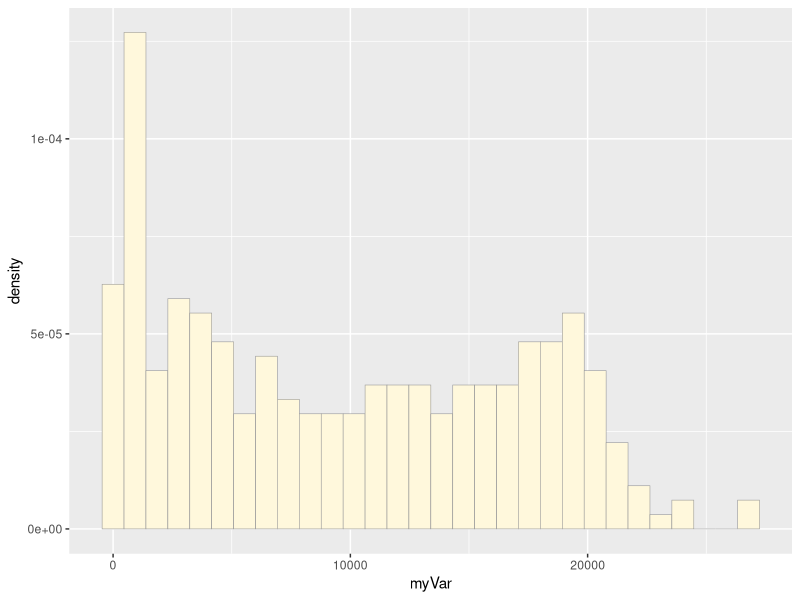
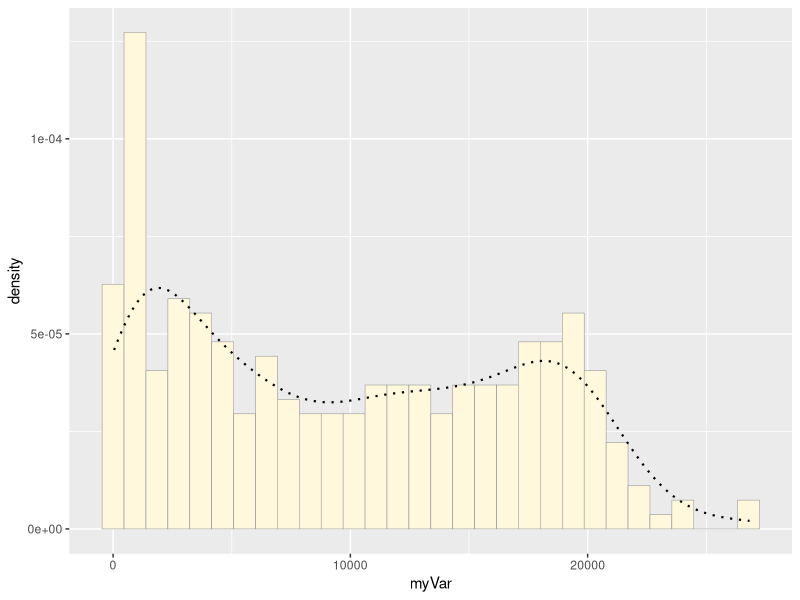
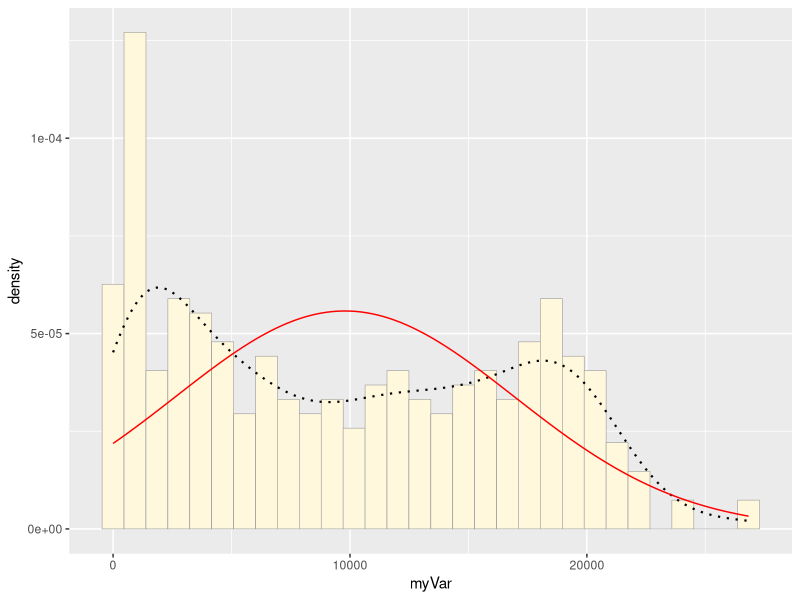
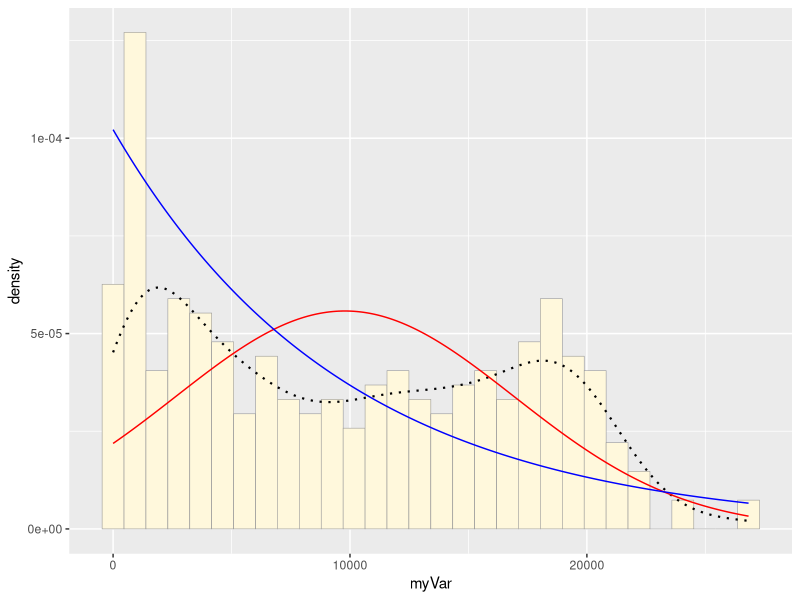
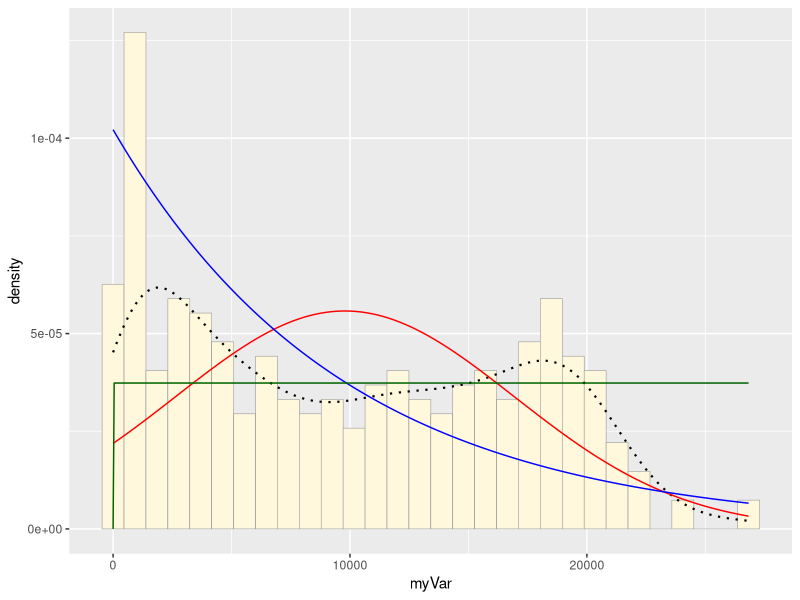
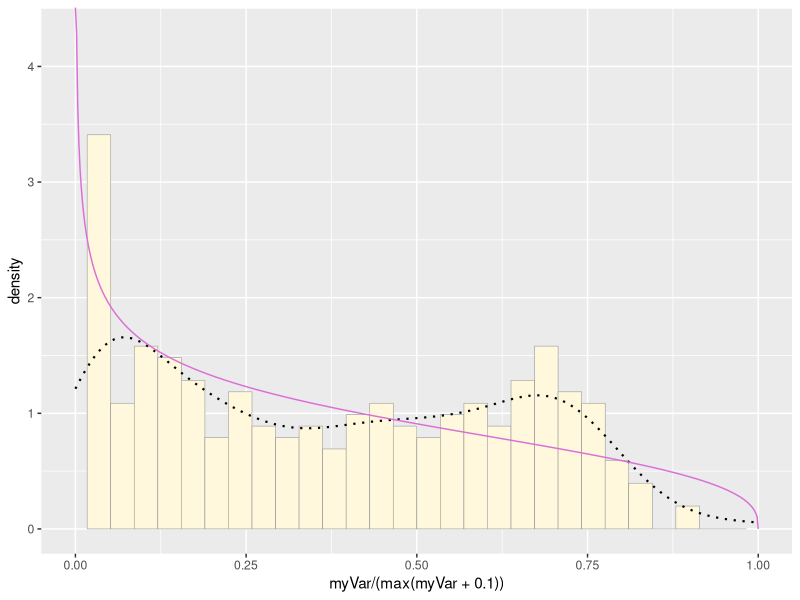
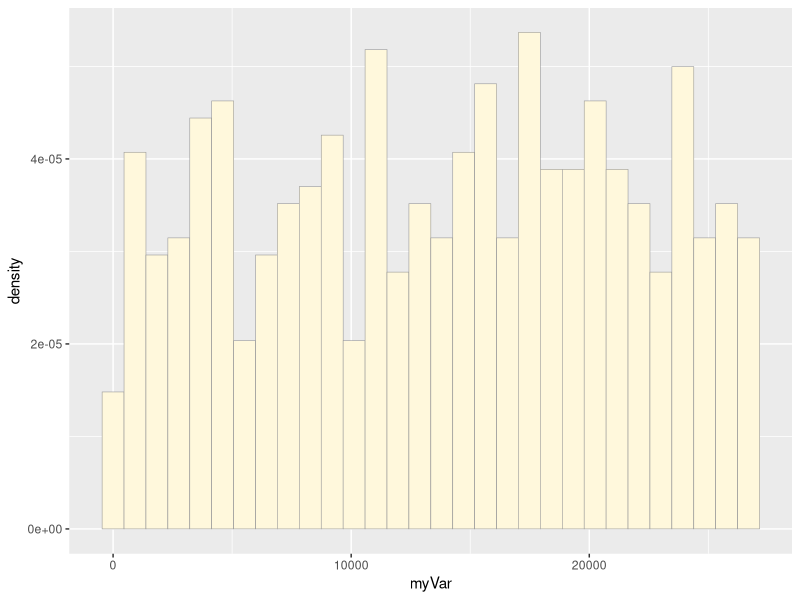
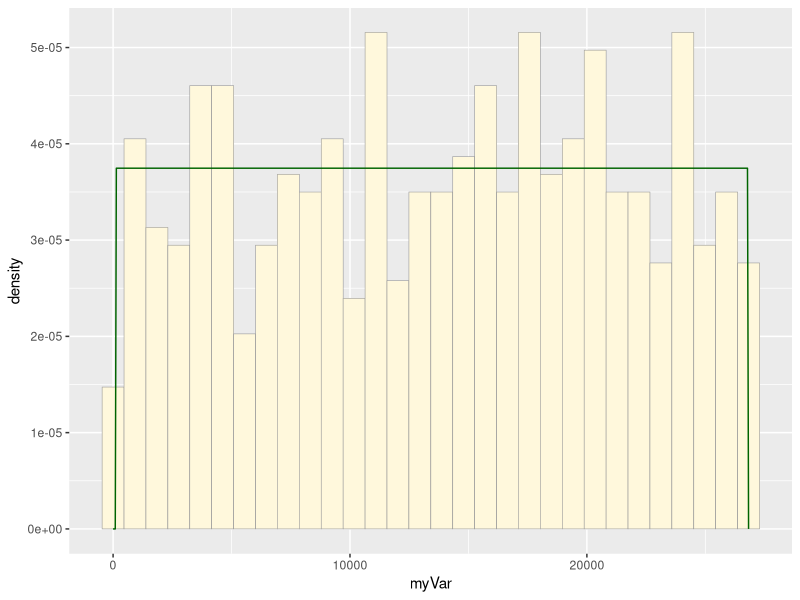

Here is the R script that generated these plots, in order:
## ---- chunk 1
z <- read.table("Homework7.csv",header=TRUE,sep=",", stringsAsFactors=FALSE)
z$myVar <- z$cell_density
str(z$myVar)

## ---- chunk 2
library(ggplot2) # for graphics
library(MASS) # for maximum likelihood estimation

# quick and dirty, a truncated normal distribution to work on the solution set

# z <- rnorm(n=3000,mean=0.2)
# z <- data.frame(1:3000,z) # creating a data frame
# names(z) <- list("ID","myVar") # giving labels to the 2 data variables 
head(z)
z <- z[z$myVar>0,] # only the variables larger than 0 
str(z)
summary(z$myVar)
## ---- chunk 3
# plot a histogram 

p1 <- ggplot(data=z, aes(x=myVar, y=..density..)) +
  geom_histogram(color="grey60",fill="cornsilk",size=0.2) 
print(p1) # plotting a histogram
## ---- chunk 4

# empirical density curve
p1 <-  p1 +  geom_density(linetype="dotted",size=0.75)
print(p1) # a histogram with a dotted line meant to fit really well
## ---- chunk 5

# maximum likelihood parameters for normal
normPars <- fitdistr(z$myVar,"normal") # creating a normal distribution 
print(normPars)
str(normPars)
normPars$estimate["mean"] # note structure of getting a named attribute
## ---- chunk 6
# plot normal probability density
meanML <- normPars$estimate["mean"]
sdML <- normPars$estimate["sd"]

xval <- seq(0,max(z$myVar),len=length(z$myVar))

 stat <- stat_function(aes(x = xval, y = ..y..), fun = dnorm, colour="red", n = length(z$myVar), args = list(mean = meanML, sd = sdML))
 p1 + stat # adding a line to the graph with what the normal distribution should look like - it is the red line, doesn't fit too well
## ---- chunk 7
 # plot exponential probability density
 expoPars <- fitdistr(z$myVar,"exponential")
rateML <- expoPars$estimate["rate"]

stat2 <- stat_function(aes(x = xval, y = ..y..), fun = dexp, colour="blue", n = length(z$myVar), args = list(rate=rateML))
 p1 + stat + stat2 # creating an exponential distribution curve - blue line, still not that close to data
## ---- chunk 8
 # plot uniform probability density
 stat3 <- stat_function(aes(x = xval, y = ..y..), fun = dunif, colour="darkgreen", n = length(z$myVar), args = list(min=min(z$myVar), max=max(z$myVar)))
 p1 + stat + stat2 + stat3

 # the green line is what the graph will look like with uniform density - this is relatively close aside from the large outlier
## ---- chunk 9
# plot beta probability density
 pSpecial <- ggplot(data=z, aes(x=myVar/(max(myVar + 0.1)), y=..density..)) +
  geom_histogram(color="grey60",fill="cornsilk",size=0.2) + 
  xlim(c(0,1)) +
  geom_density(size=0.75,linetype="dotted")

betaPars <- fitdistr(x=z$myVar/max(z$myVar + 0.1),start=list(shape1=1,shape2=2),"beta")
shape1ML <- betaPars$estimate["shape1"]
shape2ML <- betaPars$estimate["shape2"]

statSpecial <- stat_function(aes(x = xval, y = ..y..), fun = dbeta, colour="orchid", n = length(z$myVar), args = list(shape1=shape1ML,shape2=shape2ML))
pSpecial +  statSpecial
## ---- chunk 10

# the uniform distribution did the best job at fitting the data
length(z$myVar)
# maximum likelihood parameters for uniform
uniformPars <- data.frame(myVar=runif(n=587, min = 42, max = 26825))


class(uniformPars)
uniformPars$estimate["mean"] # note structure of getting a named attribute

# plot based on the new data and the best fit curve
p1 <- ggplot(data=uniformPars, aes(x=myVar, y=..density..)) +
  geom_histogram(color="grey60",fill="cornsilk",size=0.2) 
print(p1) # plotting a histogram


# plot the line on the new distribution based on the old variables
 stat3 <- stat_function(aes(x = xval, y = ..y..), fun = dunif, colour="darkgreen", n = length(uniformPars$myVar), args = list(min=min(uniformPars$myVar), max=max(uniformPars$myVar)))
 p1+  stat3



## ---- chunk 11
# original data histagram with probability density curve
p2 <- ggplot(data=z, aes(x=myVar, y=..density..)) +
  geom_histogram(color="grey60",fill="cornsilk",size=0.2) 
print(p2)

# density curve
 stat4 <- stat_function(aes(x = xval, y = ..y..), fun = dunif, colour="darkgreen", n = length(z$myVar), args = list(min=min(z$myVar), max=max(z$myVar)))
 p2 +  stat4

